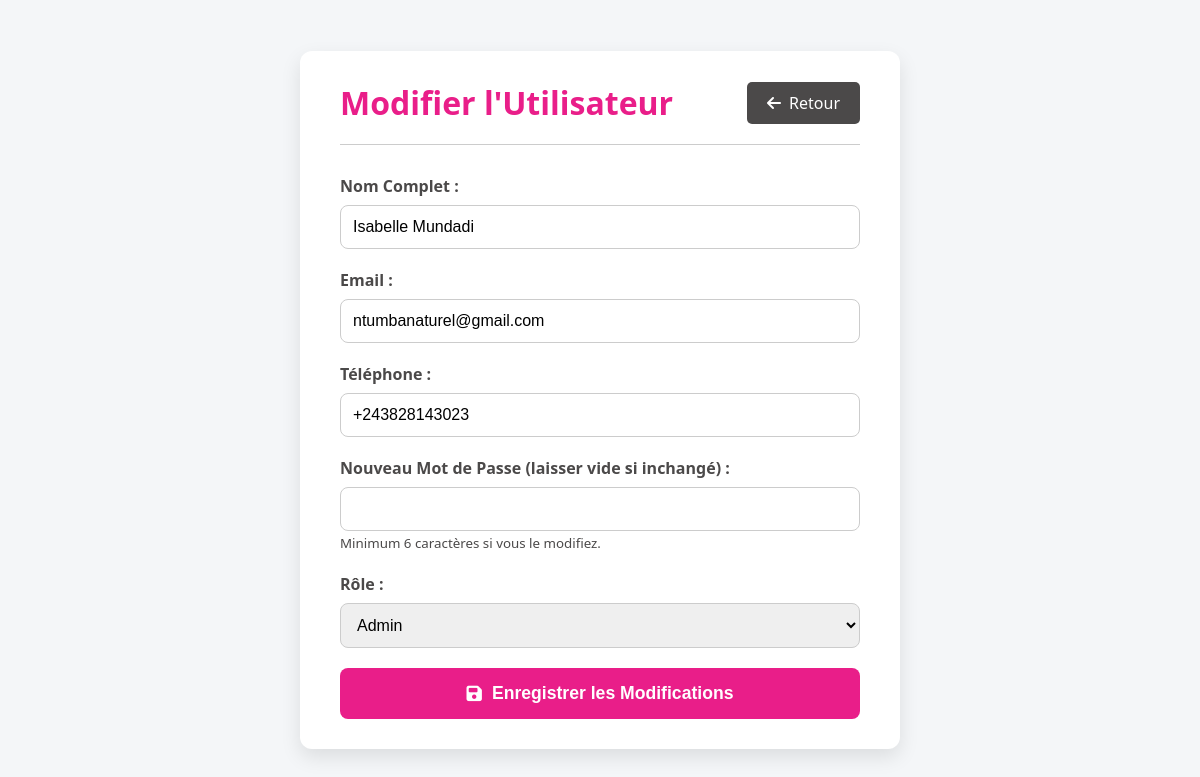
/ADMIN/SECTION/admin_edit_user.php?id=12 (signed in), run on the app's committed database.
### tables this page shows
CREATE TABLE `utilisateurs` (
  `id` int(11) UNSIGNED NOT NULL,
  `nom_complet` varchar(255) NOT NULL,
  `email` varchar(255) NOT NULL,
  `telephone` text NOT NULL,
  `mot_de_passe` varchar(255) NOT NULL COMMENT 'Doit être stocké haché (ex: password_hash)',
  `role` enum('client','admin','partenaire') NOT NULL DEFAULT 'client',
  `date_creation` timestamp NOT NULL DEFAULT current_timestamp()
);

### ADMIN/SECTION/admin_edit_user.php (the view, shortened to what this page needs)
<?php
include('../../INCLUDE/data.php');
$message = '';
$user_data = null;
if (isset($_GET['id'])) {
    $user_id = (int)$_GET['id'];
    $stmt = $conn->prepare("SELECT id, nom_complet, email, telephone, role FROM utilisateurs WHERE id = ?");
    $stmt->bind_param("i", $user_id);
    $stmt->execute();
    $result = $stmt->get_result();
    if ($result->num_rows > 0) {
        $user_data = $result->fetch_assoc();
    } else {
        $message = '<div class="message message-erreur"><i class="fas fa-times-circle"></i> Utilisateur non trouvé.</div>';
        $user_id = null;
    }
} else {
    $message = '<div class="message message-erreur"><i class="fas fa-times-circle"></i> ID utilisateur manquant.</div>';
    $user_id = null;
}
?>
<!DOCTYPE html>
<html lang="fr">
<head>
    <link rel="stylesheet" href="../../RESOURCE/CSS/admin_edit_user.css">
    <link rel="stylesheet" href="https://cdnjs.cloudflare.com/ajax/libs/font-awesome/6.4.2/css/all.min.css">
</head>
<body>
    <div class="conteneur-formulaire">
        <header class="entete-formulaire">
            <h1>Modifier l'Utilisateur</h1>
            <a href="../dashboart.php#utilisateurs" class="bouton-retour">
                <i class="fas fa-arrow-left"></i> Retour
            </a>
        </header>
        <?php if ($user_data):  ?>
            <form action="admin_edit_user.php?id=<?php echo htmlspecialchars($user_data['id']); ?>" method="POST">
                <div class="form-groupe">
                    <label for="nom_complet">Nom Complet :</label>
                    <input type="text" id="nom_complet" name="nom_complet" value="<?php echo htmlspecialchars($user_data['nom_complet']); ?>" required>
                </div>
                <div class="form-groupe">
                    <label for="email">Email :</label>
                    <input type="email" id="email" name="email" value="<?php echo htmlspecialchars($user_data['email']); ?>" required>
                </div>
                <div class="form-groupe">
                    <label for="telephone">Téléphone :</label>
                    <input type="tel" id="telephone" name="telephone" value="<?php echo htmlspecialchars($user_data['telephone'] ?? ''); ?>">
                </div>
                <div class="form-groupe">
                    <label for="mot_de_passe">Nouveau Mot de Passe (laisser vide si inchangé) :</label>
                    <input type="password" id="mot_de_passe" name="mot_de_passe">
                    <small>Minimum 6 caractères si vous le modifiez.</small>
                </div>
                <div class="form-groupe">
                    <label for="role">Rôle :</label>
                    <select id="role" name="role" required>
                        <option value="admin" <?php echo ($user_data['role'] === 'admin') ? 'selected' : ''; ?>>Admin</option>
                    </select>
                </div>
                <button type="submit" class="bouton-soumettre"><i class="fas fa-save"></i> Enregistrer les Modifications</button>
            </form>
        <?php elseif (!$message):  ?>
             <p class="message message-erreur">Impossible de charger les données de l'utilisateur.</p>
        <?php endif; ?>
    </div>
</body>
</html>

### RESOURCE/CSS/admin_edit_user.css (style rules this page uses)
:root { --rose-fuchsia:#E91E89; --noir:#000000; --gris-fonce:#4b4949; --gris-clair: #cccccc; --gris-fonce1: hsla(328, 82%, 52%, 0.5); --vert-vif:#8CC63F; --blanc:#FFFFFF; --bleu-facebook: #3b5998; --rouge-google: #dd4b39; }
body { font-family: 'Segoe UI', Tahoma, Geneva, Verdana, sans-serif; display: flex; background-color: #f4f6f8; color: var(--gris-fonce); flex-direction: column; min-height: 100vh; margin: 0; align-items: center; justify-content: center; }
.conteneur-formulaire { background-color: var(--blanc); padding: 30px 40px; border-radius: 12px; box-shadow: 0 8px 20px rgba(0,0,0,0.1); width: 100%; max-width: 600px; margin: 20px; box-sizing: border-box; }
.entete-formulaire { display: flex; justify-content: space-between; align-items: center; margin-bottom: 30px; padding-bottom: 20px; border-bottom: 1px solid var(--gris-clair); }
.entete-formulaire h1 { color: var(--rose-fuchsia); margin: 0; font-size: 2em; font-weight: bold; }
.entete-formulaire .bouton-retour { background-color: var(--gris-fonce); color: var(--blanc); padding: 10px 20px; border-radius: 5px; text-decoration: none; display: inline-flex; align-items: center; gap: 8px; transition: background-color 0.3s ease; }
.form-groupe { margin-bottom: 20px; }
.form-groupe label { display: block; margin-bottom: 8px; font-weight: bold; color: var(--gris-fonce); }
.form-groupe input[type="text"], .form-groupe input[type="email"], .form-groupe input[type="tel"], .form-groupe input[type="password"], .form-groupe select { width: 100%; padding: 12px; border: 1px solid var(--gris-clair); border-radius: 8px; font-size: 1em; box-sizing: border-box; transition: border-color 0.3s ease, box-shadow 0.3s ease; }
.bouton-soumettre { background-color: var(--rose-fuchsia); color: var(--blanc); padding: 15px 25px; border: none; border-radius: 8px; font-size: 1.1em; font-weight: bold; cursor: pointer; transition: background-color 0.3s ease, transform 0.2s ease-in-out; width: 100%; display: flex; align-items: center; justify-content: center; gap: 10px; }

### data on the page
utilisateurs: nom_complet "Isabelle Mundadi", email "ntumbanaturel@gmail.com", telephone "+243828143023", role "Admin"
